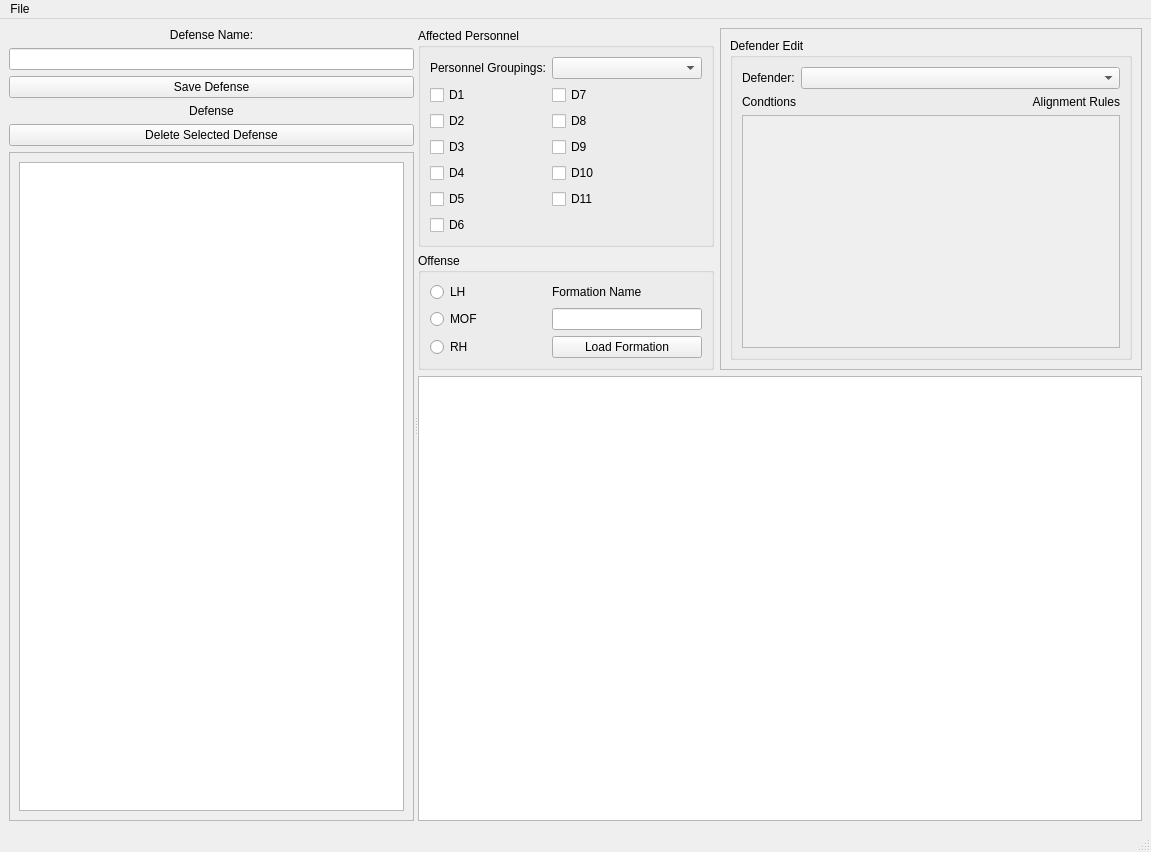
<?xml version="1.0" encoding="UTF-8"?>
<ui version="4.0">
 <class>DefensiveEditor</class>
 <widget class="QMainWindow" name="DefensiveEditor">
  <property name="geometry">
   <rect>
    <x>0</x>
    <y>0</y>
    <width>1151</width>
    <height>852</height>
   </rect>
  </property>
  <property name="windowTitle">
   <string>MainWindow</string>
  </property>
  <widget class="QWidget" name="central_widget">
   <layout class="QGridLayout" name="gridLayout_5">
    <item row="0" column="0">
     <widget class="QSplitter" name="splitter">
      <property name="orientation">
       <enum>Qt::Horizontal</enum>
      </property>
      <widget class="QWidget" name="layoutWidget">
       <layout class="QVBoxLayout" name="verticalLayout">
        <item>
         <widget class="QLabel" name="label">
          <property name="text">
           <string>Defense Name:</string>
          </property>
          <property name="alignment">
           <set>Qt::AlignCenter</set>
          </property>
         </widget>
        </item>
        <item>
         <widget class="QLineEdit" name="edit_defense_name"/>
        </item>
        <item>
         <widget class="QPushButton" name="btn_save_defense">
          <property name="text">
           <string>Save Defense</string>
          </property>
         </widget>
        </item>
        <item>
         <widget class="QLabel" name="label_2">
          <property name="text">
           <string>Defense</string>
          </property>
          <property name="alignment">
           <set>Qt::AlignCenter</set>
          </property>
         </widget>
        </item>
        <item>
         <widget class="QPushButton" name="btn_delete_selected_defense">
          <property name="text">
           <string>Delete Selected Defense</string>
          </property>
         </widget>
        </item>
        <item>
         <widget class="QScrollArea" name="scrollArea">
          <property name="widgetResizable">
           <bool>true</bool>
          </property>
          <widget class="QWidget" name="scrollAreaWidgetContents">
           <property name="geometry">
            <rect>
             <x>0</x>
             <y>0</y>
             <width>422</width>
             <height>667</height>
            </rect>
           </property>
           <layout class="QGridLayout" name="gridLayout_3">
            <item row="0" column="0">
             <widget class="QListWidget" name="list_defenses"/>
            </item>
           </layout>
          </widget>
         </widget>
        </item>
       </layout>
      </widget>
      <widget class="QWidget" name="layoutWidget">
       <layout class="QGridLayout" name="gridLayout_4">
        <item row="2" column="0" colspan="2">
         <widget class="QScrollArea" name="scroll_field">
          <property name="widgetResizable">
           <bool>true</bool>
          </property>
          <widget class="QWidget" name="widget_formation_visualization">
           <property name="geometry">
            <rect>
             <x>0</x>
             <y>0</y>
             <width>698</width>
             <height>481</height>
            </rect>
           </property>
           <property name="styleSheet">
            <string notr="true">background-color: white;</string>
           </property>
          </widget>
         </widget>
        </item>
        <item row="0" column="0">
         <widget class="QGroupBox" name="groupBox_2">
          <property name="title">
           <string>Affected Personnel</string>
          </property>
          <layout class="QGridLayout" name="gridLayout">
           <item row="0" column="0">
            <widget class="QLabel" name="label_4">
             <property name="text">
              <string>Personnel Groupings:</string>
             </property>
            </widget>
           </item>
           <item row="0" column="1">
            <widget class="QComboBox" name="combo_personnel_grouping">
             <property name="minimumSize">
              <size>
               <width>150</width>
               <height>0</height>
              </size>
             </property>
            </widget>
           </item>
           <item row="1" column="0">
            <widget class="QCheckBox" name="cb_d1">
             <property name="text">
              <string>D1</string>
             </property>
             <property name="checked">
              <bool>false</bool>
             </property>
            </widget>
           </item>
           <item row="1" column="1">
            <widget class="QCheckBox" name="cb_d7">
             <property name="text">
              <string>D7</string>
             </property>
            </widget>
           </item>
           <item row="2" column="0">
            <widget class="QCheckBox" name="cb_d2">
             <property name="text">
              <string>D2</string>
             </property>
            </widget>
           </item>
           <item row="2" column="1">
            <widget class="QCheckBox" name="cb_d8">
             <property name="text">
              <string>D8</string>
             </property>
            </widget>
           </item>
           <item row="3" column="0">
            <widget class="QCheckBox" name="cb_d3">
             <property name="text">
              <string>D3</string>
             </property>
            </widget>
           </item>
           <item row="3" column="1">
            <widget class="QCheckBox" name="cb_d9">
             <property name="text">
              <string>D9</string>
             </property>
            </widget>
           </item>
           <item row="4" column="0">
            <widget class="QCheckBox" name="cb_d4">
             <property name="text">
              <string>D4</string>
             </property>
            </widget>
           </item>
           <item row="4" column="1">
            <widget class="QCheckBox" name="cb_d10">
             <property name="text">
              <string>D10</string>
             </property>
            </widget>
           </item>
           <item row="5" column="0">
            <widget class="QCheckBox" name="cb_d5">
             <property name="text">
              <string>D5</string>
             </property>
            </widget>
           </item>
           <item row="5" column="1">
            <widget class="QCheckBox" name="cb_d11">
             <property name="text">
              <string>D11</string>
             </property>
            </widget>
           </item>
           <item row="6" column="0">
            <widget class="QCheckBox" name="cb_d6">
             <property name="text">
              <string>D6</string>
             </property>
            </widget>
           </item>
          </layout>
         </widget>
        </item>
        <item row="1" column="0">
         <widget class="QGroupBox" name="groupBox">
          <property name="title">
           <string>Offense</string>
          </property>
          <layout class="QGridLayout" name="gridLayout_2">
           <item row="0" column="0">
            <widget class="QRadioButton" name="rb_lh">
             <property name="text">
              <string>LH</string>
             </property>
            </widget>
           </item>
           <item row="0" column="1">
            <widget class="QLabel" name="label_5">
             <property name="text">
              <string>Formation Name</string>
             </property>
            </widget>
           </item>
           <item row="1" column="0">
            <widget class="QRadioButton" name="rb_mof">
             <property name="text">
              <string>MOF</string>
             </property>
            </widget>
           </item>
           <item row="1" column="1">
            <widget class="QLineEdit" name="edit_formation_name">
             <property name="enabled">
              <bool>true</bool>
             </property>
             <property name="sizePolicy">
              <sizepolicy hsizetype="Fixed" vsizetype="Fixed">
               <horstretch>0</horstretch>
               <verstretch>0</verstretch>
              </sizepolicy>
             </property>
             <property name="minimumSize">
              <size>
               <width>150</width>
               <height>0</height>
              </size>
             </property>
            </widget>
           </item>
           <item row="2" column="0">
            <widget class="QRadioButton" name="rb_rh">
             <property name="text">
              <string>RH</string>
             </property>
            </widget>
           </item>
           <item row="2" column="1">
            <widget class="QPushButton" name="btn_load_composite">
             <property name="text">
              <string>Load Formation</string>
             </property>
            </widget>
           </item>
          </layout>
         </widget>
        </item>
        <item row="0" column="1" rowspan="2">
         <widget class="QScrollArea" name="scrollArea_3">
          <property name="widgetResizable">
           <bool>true</bool>
          </property>
          <widget class="QWidget" name="widget_defense_entry">
           <property name="geometry">
            <rect>
             <x>0</x>
             <y>0</y>
             <width>414</width>
             <height>300</height>
            </rect>
           </property>
           <layout class="QGridLayout" name="gridLayout_7">
            <item row="0" column="0">
             <widget class="QGroupBox" name="groupBox_3">
              <property name="title">
               <string>Defender Edit</string>
              </property>
              <layout class="QVBoxLayout" name="verticalLayout_2">
               <item>
                <layout class="QHBoxLayout" name="horizontalLayout">
                 <item>
                  <widget class="QLabel" name="label_3">
                   <property name="sizePolicy">
                    <sizepolicy hsizetype="Preferred" vsizetype="Preferred">
                     <horstretch>0</horstretch>
                     <verstretch>0</verstretch>
                    </sizepolicy>
                   </property>
                   <property name="text">
                    <string>Defender:</string>
                   </property>
                  </widget>
                 </item>
                 <item>
                  <widget class="QComboBox" name="combo_defender_to_edit">
                   <property name="sizePolicy">
                    <sizepolicy hsizetype="Expanding" vsizetype="Preferred">
                     <horstretch>0</horstretch>
                     <verstretch>0</verstretch>
                    </sizepolicy>
                   </property>
                  </widget>
                 </item>
                </layout>
               </item>
               <item>
                <layout class="QHBoxLayout" name="horizontalLayout_2">
                 <item>
                  <widget class="QLabel" name="label_6">
                   <property name="text">
                    <string>Condtions</string>
                   </property>
                  </widget>
                 </item>
                 <item>
                  <widget class="QLabel" name="label_7">
                   <property name="text">
                    <string>Alignment Rules</string>
                   </property>
                   <property name="alignment">
                    <set>Qt::AlignRight|Qt::AlignTrailing|Qt::AlignVCenter</set>
                   </property>
                  </widget>
                 </item>
                </layout>
               </item>
               <item>
                <widget class="QScrollArea" name="scroll_defender_edit">
                 <property name="widgetResizable">
                  <bool>true</bool>
                 </property>
                 <widget class="QWidget" name="scrollAreaWidgetContents_2">
                  <property name="geometry">
                   <rect>
                    <x>0</x>
                    <y>0</y>
                    <width>374</width>
                    <height>198</height>
                   </rect>
                  </property>
                 </widget>
                </widget>
               </item>
              </layout>
             </widget>
            </item>
           </layout>
          </widget>
         </widget>
        </item>
       </layout>
      </widget>
     </widget>
    </item>
   </layout>
  </widget>
  <widget class="QMenuBar" name="menubar">
   <property name="geometry">
    <rect>
     <x>0</x>
     <y>0</y>
     <width>1151</width>
     <height>21</height>
    </rect>
   </property>
   <widget class="QMenu" name="menu_file">
    <property name="title">
     <string>File</string>
    </property>
    <addaction name="actionSave_Library"/>
    <addaction name="actionExit"/>
   </widget>
   <addaction name="menu_file"/>
  </widget>
  <widget class="QStatusBar" name="statusbar"/>
  <action name="actionSave_Library">
   <property name="text">
    <string>Save Library</string>
   </property>
   <property name="shortcut">
    <string>Ctrl+S</string>
   </property>
  </action>
  <action name="actionExit">
   <property name="text">
    <string>Exit</string>
   </property>
  </action>
 </widget>
 <resources/>
 <connections>
  <connection>
   <sender>actionExit</sender>
   <signal>triggered()</signal>
   <receiver>DefensiveEditor</receiver>
   <slot>close()</slot>
   <hints>
    <hint type="sourcelabel">
     <x>-1</x>
     <y>-1</y>
    </hint>
    <hint type="destinationlabel">
     <x>558</x>
     <y>366</y>
    </hint>
   </hints>
  </connection>
 </connections>
</ui>
